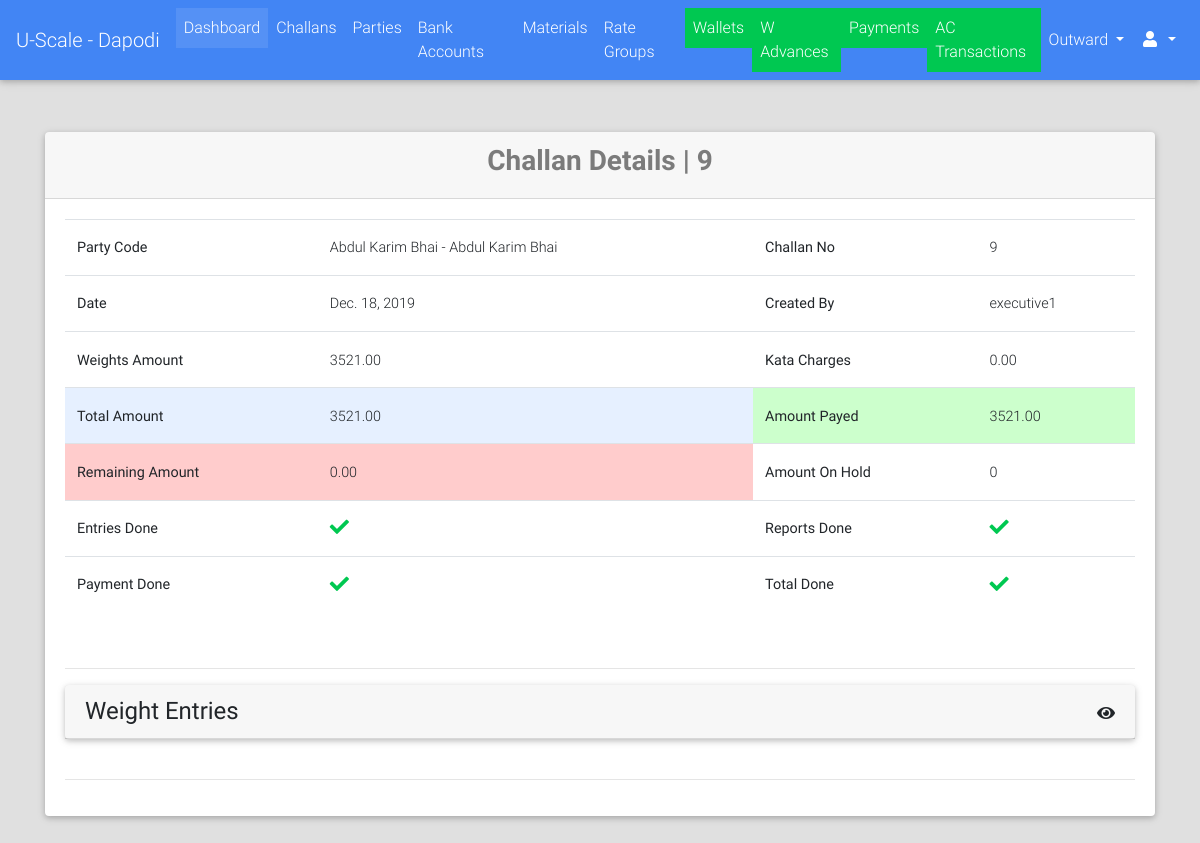
The app's page /challans/detail/9/ (signed in) with its own data.
### challans/models.py (models this page shows, shortened)
class Challan(models.Model):
    STATUS_CHOICES = (("PN", "Pending"), ("DN", "Done"))
    created_by = models.ForeignKey(User, on_delete=models.PROTECT)
    party = models.ForeignKey("parties.Party", on_delete=models.CASCADE)
    challan_no = models.PositiveIntegerField(unique=True
                                             )
    vehicle_details = models.CharField(max_length=128, blank=True, null=True)
    weights_amount = models.DecimalField(max_digits=9, decimal_places=2, default=decimal.Decimal(0.00))
    extra_charges = models.DecimalField(verbose_name="Kata Charges", max_digits=9, decimal_places=2,
                                        default=decimal.Decimal(0.00), validators=[MinValueValidator(limit_value=0), MaxValueValidator(limit_value=100)])
    round_amount = models.DecimalField(max_digits=4, decimal_places=2, default=decimal.Decimal(0.00), validators=[MinValueValidator(limit_value=-10), MaxValueValidator(limit_value=10)])
    total_amount = models.DecimalField(max_digits=9, decimal_places=2, default=decimal.Decimal(0.00), validators=[MinValueValidator(limit_value=0)])
    image = models.ImageField(upload_to="payments/", blank=True, null=True)
    extra_info = models.TextField(blank=True)
    created_on = models.DateField(verbose_name="Challan Date")
    updated_on = models.DateTimeField(auto_now=True)
    is_entries_done = models.BooleanField(default=False)
    is_reports_done = models.BooleanField(default=False)
    is_rates_assigned = models.BooleanField(default=False)
    is_payed = models.BooleanField(default=False)
    status = models.CharField(max_length=2, choices=STATUS_CHOICES, default="PN")
    @property
    def calculate_weights_amount(self):
        if self.weight_set.exists():
            return decimal.Decimal(math.ceil(self.weight_set.aggregate(amount=Sum("amount"))['amount']))
        else:
            return decimal.Decimal(0.00)
    @property
    def calculate_total_amount(self):
        return self.weights_amount - self.extra_charges + self.round_amount

### parties/models.py (models this page shows, shortened)
class Party(models.Model):
    RATE_TYPE_CHOICES = (("GR", "Group Rate"), ("IR", "Individual Rate"))
    rate_type = models.CharField(max_length=2, choices=RATE_TYPE_CHOICES)
    rate_group = models.ForeignKey("rates.RateGroup", on_delete=models.PROTECT, blank=True, null=True)
    name = models.CharField(max_length=128)
    party_code = models.CharField(max_length=32, blank=True)
    address = models.TextField(blank=True)
    phone = models.CharField(max_length=13)
    whatsapp = models.CharField(max_length=13, blank=True)
    email = models.EmailField(blank=True, null=True)
    extra_info = models.TextField(blank=True)
    is_wallet_party = models.BooleanField(default=False)
    is_active = models.BooleanField(default=True)
    @property
    def get_display_text(self):
        return self.name
    class Meta:
        verbose_name = "Party"
        verbose_name_plural = "Parties"

### payments/models.py (models this page shows, shortened)
class Payment(models.Model):
    PAYMENT_MODE_CHOICES = (("DP", "Direct Payment"), ("AL", "Account Less"))
    PAYMENT_STATUS_CHOICES = (("PN", "Pending"), ("DN", "Done"))
    challan = models.OneToOneField("challans.Challan", on_delete=models.CASCADE)
    payment_mode = models.CharField(max_length=2, choices=PAYMENT_MODE_CHOICES, blank=True, null=True)
    status = models.CharField(max_length=2, choices=PAYMENT_STATUS_CHOICES, default="PN")
    payed_amount = models.DecimalField(max_digits=9, decimal_places=2, default=0.00)
    amount = models.DecimalField(max_digits=9, decimal_places=2, null=True, blank=True)
    image = models.ImageField(upload_to="payments/", blank=True, null=True)
    extra_info = models.TextField(blank=True)
    @property
    def calculate_payed_amount_pending(self):
        return sum([self.get_ac_tr_amount_pending, ])
    @property
    def get_remaining_amount(self):
        return self.amount - self.payed_amount
    @property
    def get_ac_tr_amount_pending(self):
        return self.accounttransaction_set.filter(status="PN").aggregate(total=Sum("amount"))["total"] or Decimal(0.00)

### challans/views.py (the view)
# urls.py: url(r'^detail/(?P<challan_no>[0-9a-zA-Z-]+)/$', views.ChallanDetailView.as_view(), name="detail"),
class ChallanDetailView(LoginRequiredMixin, DetailView):
    model = Challan
    slug_url_kwarg = "challan_no"
    slug_field = "challan_no"
    context_object_name = "challan"
    template_name = "challans/detail.html"
    def get_object(self, queryset=None):
        challan = super().get_object()
        challan.save()
        return challan

### challans/models.py (called while the page is built)
def check_status(sender, instance, *args, **kwargs):
    all_done = all([instance.is_entries_done, instance.is_payed, instance.is_reports_done])
    if all_done and instance.status == "PN":
        instance.status = "DN"
        instance.save()
    if not all_done and instance.status == "DN":
        instance.status = "PN"
        instance.save()

def check_reports_done(sender, instance, *agrs, **kwargs):
    if instance.weight_set.filter(status="PN").exists() and instance.is_reports_done:
        instance.is_reports_done = False
        instance.save()
    elif not instance.weight_set.filter(status="PN").exists() and not instance.is_reports_done:
        instance.is_reports_done = True
        instance.save()

def check_is_payed(sender, instance, *agrs, **kwargs):
    if hasattr(instance, "payment"):
        if instance.payment.amount != instance.total_amount:
            instance.payment.amount = instance.total_amount
            instance.save()
        if instance.payment.status == "DN" and not instance.is_payed:
            instance.is_payed = True
            instance.save()
        elif instance.payment.status == "PN" and instance.is_payed:
            instance.is_payed = False
            instance.save()

def assign_weights_amount(sender, instance, *args, **kwargs):
    weights_amount = instance.calculate_weights_amount
    if instance.weights_amount != weights_amount:
        instance.weights_amount = weights_amount
        instance.save()

def assign_total_amount(sender, instance, *args, **kwargs):
    total_amount = instance.calculate_total_amount
    if instance.total_amount != total_amount:
        instance.total_amount = total_amount
        instance.save()

def assign_challan_no(sender, instance, *args, **kwargs):
    if not instance.challan_no:
        """temporary for testing"""
        challan_no = challan_no_generator(instance)
        if instance.challan_no != challan_no:
            instance.challan_no = challan_no
            instance.save()

### materials/models.py (called while the page is built)
    @property
    def get_display_text(self):
        return self.name

### portal/templatetags/constant_tags.py (called while the page is built)
@register.simple_tag
def get_branch_name():
    return settings.BRANCH_NAME

### portal/templates/challans/detail.html (shortened to what this page needs)
{% extends "portal/base.html" %}
{% load crispy_forms_tags %}
{% block content %}
    <br><br>
    <div class="container">
        <div class="card">
            <div class="card-header">
                <h3 class="text-black-50 font-weight-bold text-center">Challan Details | {{ challan.challan_no   }}</h3>
            </div>
            <div class="card-body">
                <table class="table">
                    <tbody>
                        <tr>
                            <th>Party Code</th>
                            <td>{{ challan.party.name }} - {{ challan.party.get_display_text }}</td>
                            <th>Challan No</th>
                            <td>{{ challan.challan_no }}</td>
                        </tr>
                        <tr>
                            <th>Date</th>
                            <td>{{ challan.created_on }}</td>
                            <th>Created By</th>
                            <td>{{ challan.created_by }}</td>
                        </tr>
                        <tr>
                            <th>Weights Amount</th>
                            <td>{{ challan.weights_amount }}</td>
                            <th>Kata Charges</th>
                            <td>{{ challan.extra_charges }}</td>
                        </tr>
                        <tr>
                            <th class="bg-info-us">Total Amount</th>
                            <td class="bg-info-us">{{ challan.total_amount }}</td>
                            <th class="bg-success-us">Amount Payed</th>
                            <td class="bg-success-us">{{ challan.payment.payed_amount }}</td>
                        </tr>
                        <tr>
                            <th class="bg-danger-us">Remaining Amount</th>
                            <td class="bg-danger-us">{{ challan.payment.get_remaining_amount }}</td>
                            <th>Amount On Hold</th>
                            <td>{{ challan.payment.calculate_payed_amount_pending }}</td>
                        </tr>
                        <tr>
                            <th>Entries Done</th>
                            <td>
                                {% if challan.is_entries_done %}
                                    <i class="fa fa-lg text-success fa-check"></i>
                                {% else %}
                                    <a href="{{ challan.get_entries_url }}"><button class="btn btn-primary btn-sm">Goto Entries</button></a>
                                {% endif %}
                            </td>
                            <th>Reports Done</th>
                            <td>
                                {% if challan.is_reports_done %}
                                    <i class="fa fa-lg text-success fa-check"></i>
                                {% else %}
                                    <a href="{{ challan.get_assign_reports_url }}"><button class="btn btn-primary btn-sm">Goto Reports</button></a>
                                {% endif %}
                            </td>
                        </tr>
                        <tr>
                            <th>Payment Done</th>
                            <td>
                                {% if challan.is_payed %}
                                    <i class="fa fa-lg text-success fa-check"></i>
                                {% endif %}
                            </td>
                            <th>Total Done</th>
                            <td>
                                {% if challan.status == "DN" %}
                                    <i class="fa fa-lg text-success fa-check"></i>
                                {% else %}
                                    <i class="fa fa-lg text-danger fa-times"></i>
                                {% endif %}
                            </td>
                        </tr>
                    </tbody>
                </table>
                <br><hr>
                {% if challan.weight_set.exists %}
                    <div>
                        <div class="card">
                            <div class="card-header">
                                <div class="row">
                                    <div class="col-lg-6">
                                        <h4 class="float-left m-auto">Weight Entries</h4>
                                    </div>
                                    <div class="col-lg-6">
                                        <i class="fa fa-eye mt-2 float-right" id="entries_toggle"></i>
                                    </div>
                                </div>
                            </div>
                        </div>
                    <br>
                    <hr>
                    </div>
                {% endif %}
            </div>
        </div>
    </div>
{% endblock %}

### portal/static/css/style.css (style rules this page uses)
.bg-info-us { background-color: #e6f0ff!important; }
.bg-success-us { background-color: #ccffcc!important; }
.bg-danger-us { background-color: #ffcccc!important; }

### records on screen
Challan: challan_no "9", party.name "Abdul Karim Bhai", party.get_display_text "Abdul Karim Bhai", created_on "Dec. 18, 2019", created_by "executive1", weights_amount "3521.00", extra_charges "0.00", total_amount "3521.00", payment.payed_amount "3521.00", payment.get_remaining_amount "0.00", payment.calculate_payed_amount_pending "0"
